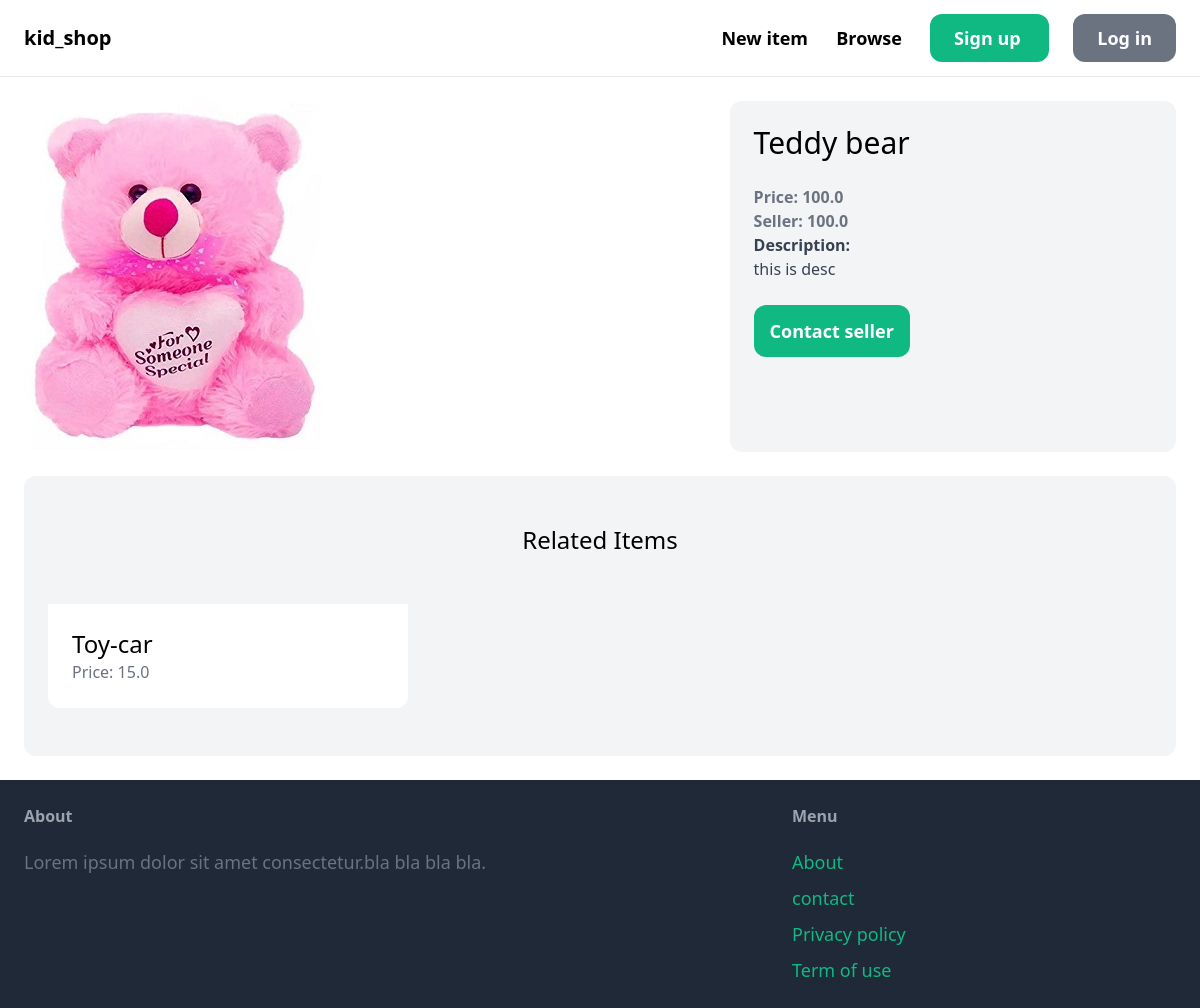
The app's page /items1/ with its own data.
### item/models.py (models this page shows, shortened)
class Item(models.Model):
    category = models.ForeignKey(Category, related_name='items',on_delete=models.CASCADE)
    name = models.CharField(max_length=255)
    description = models.TextField(blank=True,null=True)
    price = models.FloatField()
    image = models.ImageField(upload_to='item_images',blank=True, null=True)
    is_sold = models.BooleanField(default=False)
    created_by = models.ForeignKey(User, related_name="items",on_delete=models.CASCADE)
    created_at = models.DateTimeField(auto_now_add=True)

### item/views.py (the view)
# urls.py: path('<int:pk>/',views.detail, name='detail'),
def detail(request,pk):
    item = get_object_or_404(Item,pk=pk)
    related_items = Item.objects.filter(category=item.category, is_sold=False).exclude(pk=pk)[0:3]
    return render(request, 'item/detail.html',{
        'item' : item,
        'related_items':related_items
    } )

### item/templates/item/detail.html (shortened to what this page needs)
{% extends 'core/base.html' %}
{% block content %}
<div class="grid grid-cols-5 gap-6">
    <div class="col-span-3">
        <img src="{{ item.image.url }}" class="rounded-xl" alt="">
    </div>
    <div class="col-span-2 p-6 bg-gray-100 rounded-xl">
        <h1 class="mb-6 text-3xl">{{ item.name }}</h1>
        <p class="text-gray-500"><strong>Price: {{ item.price }}</strong></p>
        <p class="text-gray-500"><strong>Seller: {{ item.price }}</strong></p>
        {% if item.description %}
            <p class="text-gray-700"><strong>Description: <br></strong>{{ item.description }}</p>
        {% endif %}
        {% if request.user == item.created_by %}
            <div class="mt-6 p-6 bg-white rounded-xl">
                <p>This is your item ! </p>
                <a href="#" class="inline-block mt-6 px-6 py-3 text-lg font-semibold  bg-green-500 text-white rounded-xl">Edit</a>
                <a href="{% url 'item:delete' item.id %}" class="inline-block mt-6 px-6 py-3 text-lg font-semibold  bg-red-500 text-white rounded-xl">Delete</a>
            </div>
            {% else %}
            <a href="#" class="inline-block mt-6 px-4 py-3 text-lg font-semibold bg-green-500 rounded-xl text-white hover:bg-green-700">Contact seller </a>
        {% endif %}
    </div>
</div>
    <div class="mt-6 px-6 py-12 bg-gray-100 rounded-xl">
       <h2 class="mb-12 text-2xl text-center">Related Items</h2>
       <div class="grid grid-cols-3 gap-3">
            {% for item in related_items %}
                <div>
                    <a href="{% url 'item:detail' item.id %}">
                        <div class="p-6 bg-white rounded-b-xl">
                            <h2 class="text-2xl">{{ item.name }} </h2>
                            <p class="text-gray-500">Price: {{ item.price }}</p>
                        </div>
                    </a>
                </div>
            {% endfor %}
       </div>
    </div>
{% endblock content %}

### records on screen
Item: image (picture), name "Teddy bear", price "100.0", description "this is desc"
Item: name "Toy-car", price "15.0"
